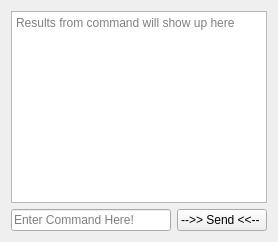
          <widget class="QWidget" name="tab">
           <attribute name="title">
            <string>Shell</string>
           </attribute>
           <layout class="QGridLayout" name="gridLayout_2">
            <item row="0" column="0" colspan="2">
             <widget class="QTextEdit" name="text_Program_Output">
              <property name="enabled">
               <bool>true</bool>
              </property>
              <property name="font">
               <font/>
              </property>
              <property name="toolTip">
               <string/>
              </property>
              <property name="readOnly">
               <bool>true</bool>
              </property>
              <property name="placeholderText">
               <string>Results from command will show up here</string>
              </property>
             </widget>
            </item>
            <item row="1" column="0">
             <widget class="QLineEdit" name="shell_input">
              <property name="toolTip">
               <string extracomment="Commands"/>
              </property>
              <property name="placeholderText">
               <string>Enter Command Here!</string>
              </property>
             </widget>
            </item>
            <item row="1" column="1">
             <widget class="QPushButton" name="shell_input_enter">
              <property name="toolTip">
               <string>Hit the Enter Key</string>
              </property>
              <property name="text">
               <string>--&gt;&gt; Send &lt;&lt;-- </string>
              </property>
             </widget>
            </item>
           </layout>
          </widget>
